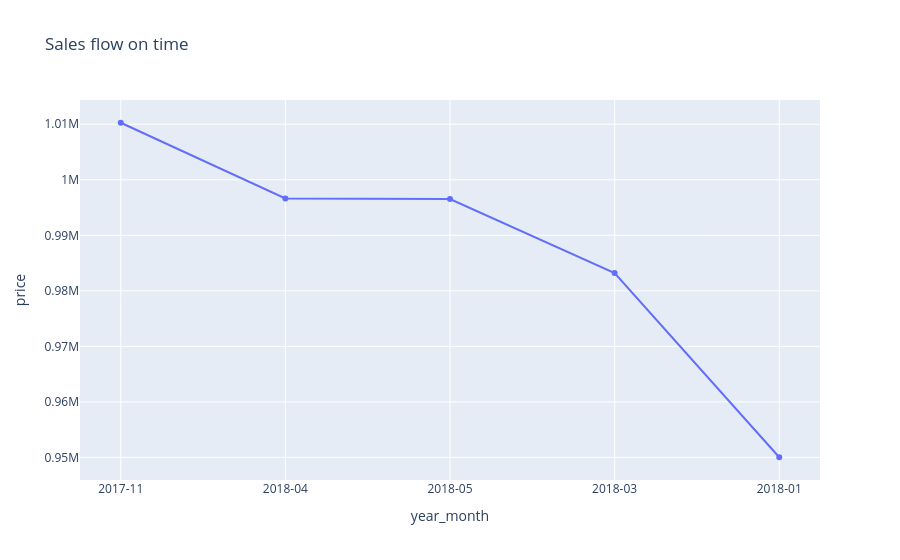

The notebook cell saved with this chart:
### Code cell
## sales flow on time(year_month)
sales_year_m['year_month']=sales_year_m['year_month'].astype(str)
fig=px.line(sales_year_m,
                 markers=True,
                 x='year_month',
                 y='price',
                 title='Sales flow on time')
fig.update_xaxes(type='category')
fig.show()

### Figure 1 — Plotly figure (JSON) as saved in the notebook; plotly's stock layout.template omitted (floating-point values rounded to 4 significant figures)
{"data": [{"hovertemplate": "year_month=%{x}<br>price=%{y}<extra></extra>", "legendgroup": "", "line": {"color": "#636efa", "dash": "solid"}, "marker": {"symbol": "circle"}, "mode": "lines+markers", "name": "", "orientation": "v", "showlegend": false, "type": "scatter", "x": ["2017-11", "2018-04", "2018-05", "2018-03", "2018-01"], "xaxis": "x", "y": [1010000.0, 996600.0, 996500.0, 983200.0, 950000.0], "yaxis": "y"}], "layout": {"legend": {"tracegroupgap": 0}, "title": {"text": "Sales flow on time"}, "xaxis": {"anchor": "y", "domain": [0, 1], "title": {"text": "year_month"}, "type": "category"}, "yaxis": {"anchor": "x", "domain": [0, 1], "title": {"text": "price"}}}}
